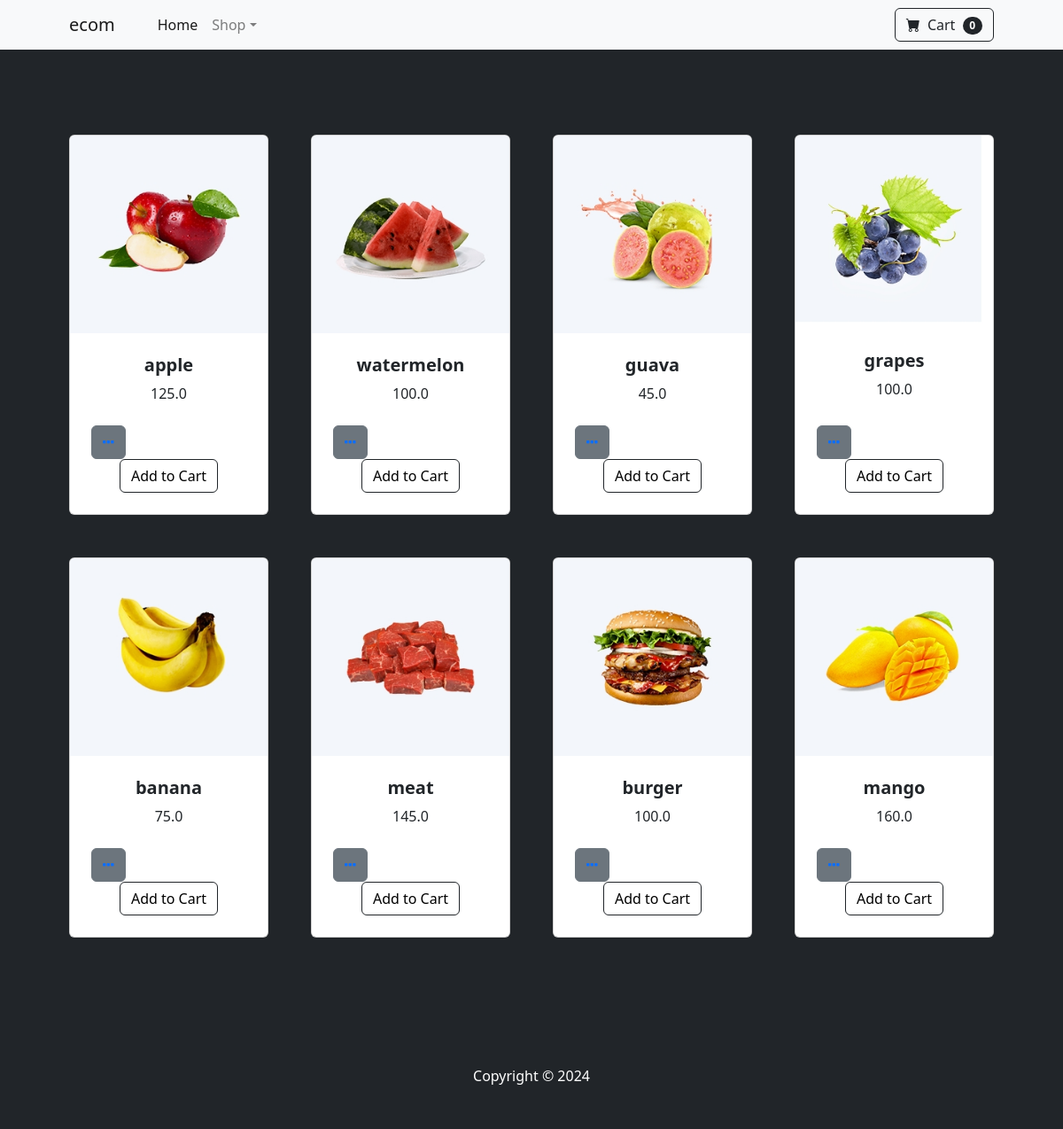
Page / (signed in) on the committed database.
### account/models.py (models this page shows, shortened)
class User(AbstractUser):
    email = models.EmailField(unique =  True)
    username = models.CharField(max_length=225)
    bio = models.CharField(max_length=100,null=True,blank=True)
    profile_pic = models.ImageField(upload_to='account/images/',null=True,blank=True)
    USERNAME_FIELD = "email"
    REQUIRED_FIELDS = ['username']

### store/models.py (models this page shows, shortened)
class Product(models.Model):
	name = models.CharField(max_length=200)
	price = models.FloatField()
	digital = models.BooleanField(default=False,null=True, blank=True)
	image = models.ImageField(null=True, blank=True,upload_to='images/product')

### store/views.py (the view)
# urls.py: path('',views.index,name='index'),
def index(request):
    products = Product.objects.all()
    context = {
        'products':products
    }
    return render(request,'index.html',context)

### Templates/index.html (shortened to what this page needs)
<!DOCTYPE html>
<html lang="en">
    {% load static %}
    <head>
        <link href="https://cdn.jsdelivr.net/npm/bootstrap-icons@1.5.0/font/bootstrap-icons.css" rel="stylesheet" />
        <link rel="stylesheet" href="https://stackpath.bootstrapcdn.com/bootstrap/4.4.1/css/bootstrap.min.css">
        <link href="{% static 'css/styles.css' %}" rel="stylesheet" />
        <link rel="stylesheet" href="https://cdnjs.cloudflare.com/ajax/libs/font-awesome/4.7.0/css/font-awesome.min.css">
        <link href="https://stackpath.bootstrapcdn.com/font-awesome/4.7.0/css/font-awesome.min.css" rel="stylesheet">
    <link href="https://cdn.jsdelivr.net/npm/bootstrap@5.2.0-beta1/dist/css/bootstrap.min.css" rel="stylesheet">
    <link rel="stylesheet" href="{% static 'css/product.css' %}">
    </head>
    <body>
        <nav class="navbar navbar-expand-lg navbar-light bg-light">
            <div class="container px-4 px-lg-5">
                <a class="navbar-brand" href="{% url 'index' %}">{{ user.username }}</a>
                <div class="collapse navbar-collapse" id="navbarSupportedContent">
                    <ul class="navbar-nav me-auto mb-2 mb-lg-0 ms-lg-4">
                        <li class="nav-item"><a class="nav-link active" aria-current="page" href="{% url 'index' %}">Home</a></li>
                        <li class="nav-item dropdown">
                            <a class="nav-link dropdown-toggle" id="navbarDropdown" href="#" role="button" data-bs-toggle="dropdown" aria-expanded="false">Shop</a>
                        </li>
                    </ul>
                    <form class="d-flex">
                        <button class="btn btn-outline-dark" type="submit">
                            <i class="bi-cart-fill me-1"></i>
                            Cart
                            <span class="badge bg-dark text-white ms-1 rounded-pill">0</span>
                        </button>
                    </form>
                </div>
            </div>
        </nav>
        <section class="py-5 bg-dark">
            <div class="container px-4 px-lg-5 mt-5">
                <div class="row gx-4 gx-lg-5 row-cols-2 row-cols-md-3 row-cols-xl-4 justify-content-center">
                    {% for product in products %}
                    <div class="col mb-5">
                        <div class="card h-100">
                            <img class="card-img-top" src="{{ product.image.url }}" alt="..." />
                            <div class="card-body p-4">
                                <div class="text-center">
                                    <h5 class="fw-bolder">{{ product.name }}</h5>
                                    {{ product.price }}
                                </div>
                            </div>
                            <div class="card-footer p-4 pt-0 border-top-0 bg-transparent">
                              <div class="btn btn-secondary" ><a href="{% url 'product' id=product.id %}" ><i class="fa fa-ellipsis-h"></i></a></div>
                                <div class="text-center"><a class="btn btn-outline-dark mt-auto" href="{% url 'cart' %}" style="color:black">Add to Cart</a></div>
                            </div>
                        </div>
                    </div>
                    {% endfor %}
                </div>
            </div>
        </section>
        <footer class="py-5 bg-dark">
            <div class="container"><p class="m-0 text-center text-white">Copyright &copy;  2024</p></div>
        </footer>
    </body>
</html>

### rows in the picture
User: username "ecom"
Product: image (picture), name "apple", price "125.0"
Product: image (picture), name "watermelon", price "100.0"
Product: image (picture), name "guava", price "45.0"
Product: image (picture), name "grapes", price "100.0"
Product: image (picture), name "banana", price "75.0"
Product: image (picture), name "meat", price "145.0"
Product: image (picture), name "burger", price "100.0"
Product: image (picture), name "mango", price "160.0"
